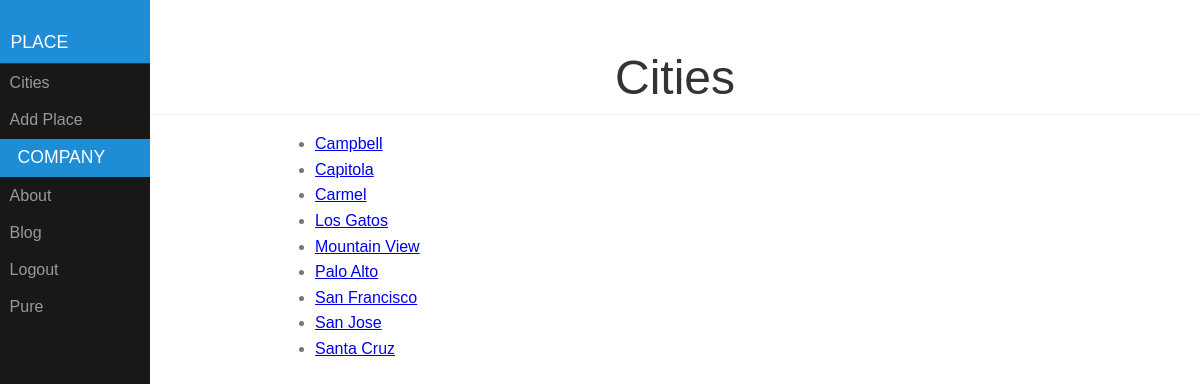
/places/city/ (signed in), run on an earlier commit of the app's database.
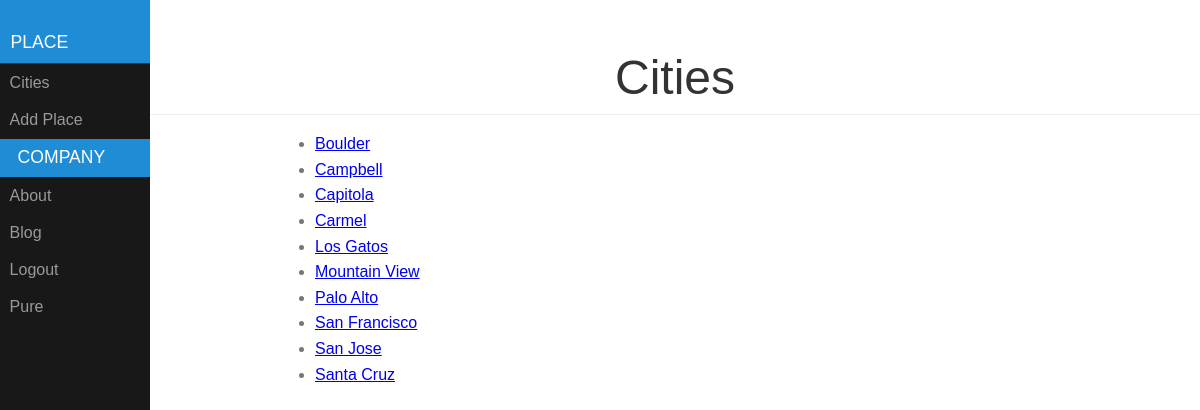
And on a later commit of the database.
### places/models.py (models this page shows, shortened)
class Place(models.Model):
    user = models.ForeignKey(User)
    name = models.CharField(max_length=100)
    locale = models.CharField(max_length=100)
    city = models.CharField(max_length=100)
    outdoor = models.BooleanField(default=False, blank=True)
    dog_friendly = models.BooleanField(default=False, blank=True)
    rating = models.IntegerField(default=0)
    want_to_go = models.BooleanField(default=False, blank=True)
    good_for = models.CharField(max_length=50, blank=True)
    comment = models.CharField(max_length=200, blank=True)
    yelp = models.CharField(max_length=200, blank=True)
    class Meta:
        app_label = 'places'

### places/views.py (the view)
@login_required
def city_list(request):
    cities = sorted(set([x.city for x in Place.objects.filter(user=request.user)]))
    return render(request, 'places/city_list.html', {'clist': cities})

### places/templates/places/city_list.html (shortened to what this page needs)
{% extends 'places/menu_base.html' %}
{% block header %}
    <h1>Cities</h1>
{% endblock %}
{% block content %}
    <div class='container'>
        <ul>
            {% for city in clist %}
                <li><a href='/places/city/{{ city }}'>{{ city }}</a></li>
            {% endfor %}
        </ul>
    </div>
{% endblock %}

### places/templates/places/menu_base.html (shortened to what this page needs)
<!DOCTYPE html>
<html lang="en">
    <head>
        {% load staticfiles %}
        <link rel="stylesheet" type="text/css" href="{% static 'pure-min.css' %}" />
        <link rel="stylesheet"  href="{% static 'side-menu.css' %}" />
    </head>
    <body>
        <div id="layout">
            <div id="menu">
            <div class="pure-menu">
                <a class="pure-menu-heading"><a href="/" class="pure-menu-heading">Place</a>
                <ul class="pure-menu-list">
                    <li class="pure-menu-item"><a href="/places/city" class="pure-menu-link">Cities</a></li>
                    <li class="pure-menu-item"><a href="/places/add" class="pure-menu-link">Add Place</a></li>
                    <li class="pure-menu-heading">Company</li>
                    <li class="pure-menu-item"><a href="#" class="pure-menu-link">About</a></li>
                    <li class="pure-menu-item"><a href="{% url 'blog:archive' %}" class="pure-menu-link">Blog</a></li>
                    <li class="pure-menu-item"><a href="/logout?next=/" class="pure-menu-link">Logout</a></li>
                    <li class="pure-menu-item"><a href="http://purecss.io/" class="pure-menu-link">Pure</a></li>
                </ul>
            </div>
            </div>
            <div id="main">
                <div class="header">
                    {% block header %} {% endblock %}
                </div>
                <div class="content">
                    {% block content %} {% endblock %}
                </div>
            </div>
        </div>
    </body>
</html>

### static/pure-min.css (style rules this page uses)
html { font-family:sans-serif;-ms-text-size-adjust:100%;-webkit-text-size-adjust:100% }
body { margin:0 }
a { background-color:transparent }
h1 { font-size:2em;margin:.67em 0 }
.pure-menu { -webkit-box-sizing:border-box;-moz-box-sizing:border-box;box-sizing:border-box }
.pure-menu-list,.pure-menu-item { position:relative }
.pure-menu-list { list-style:none;margin:0;padding:0 }
.pure-menu-item { padding:0;margin:0;height:100% }
.pure-menu-link,.pure-menu-heading { display:block;text-decoration:none;white-space:nowrap }
.pure-menu-heading { text-transform:uppercase;color:#565d64 }
.pure-menu-link { color:#777 }
.pure-menu-link,.pure-menu-disabled,.pure-menu-heading { padding:.5em 1em }

### static/side-menu.css (style rules this page uses)
body { color: #777; }
#layout, #menu, .menu-link { -webkit-transition: all 0.2s ease-out; -moz-transition: all 0.2s ease-out; -ms-transition: all 0.2s ease-out; -o-transition: all 0.2s ease-out; transition: all 0.2s ease-out; }
#layout { position: relative; padding-left: 0; }
.content { margin: 0 auto; padding: 0 2em; max-width: 800px; margin-bottom: 50px; line-height: 1.6em; }
.header { margin: 0; color: #333; text-align: center; padding: 2.5em 2em 0; border-bottom: 1px solid #eee; }
.header h1 { margin: 0.2em 0; font-size: 3em; font-weight: 300; }
#menu { margin-left: -150px; width: 150px; position: fixed; top: 0; left: 0; bottom: 0; z-index: 1000; background: #191818; overflow-y: auto; -webkit-overflow-scrolling: touch; }
#menu a { color: #999; border: none; padding: 0.6em 0 0.6em 0.6em; }
#menu .pure-menu, #menu .pure-menu ul { border: none; background: transparent; }
#menu .pure-menu ul, #menu .pure-menu .menu-item-divided { border-top: 1px solid #333; }
#menu .pure-menu-selected, #menu .pure-menu-heading { background: #1f8dd6; }
#menu .pure-menu-heading { font-size: 110%; color: #fff; margin: 0; }
@media (min-width: 48em) { .header, .content { padding-left: 2em; padding-right: 2em; } }
@media (min-width: 48em) { #layout { padding-left: 150px; left: 0; } }
@media (min-width: 48em) { #menu { left: 150px; } }

What changed in the data, as far as the page shows it:
added Place: clist "Boulder"
